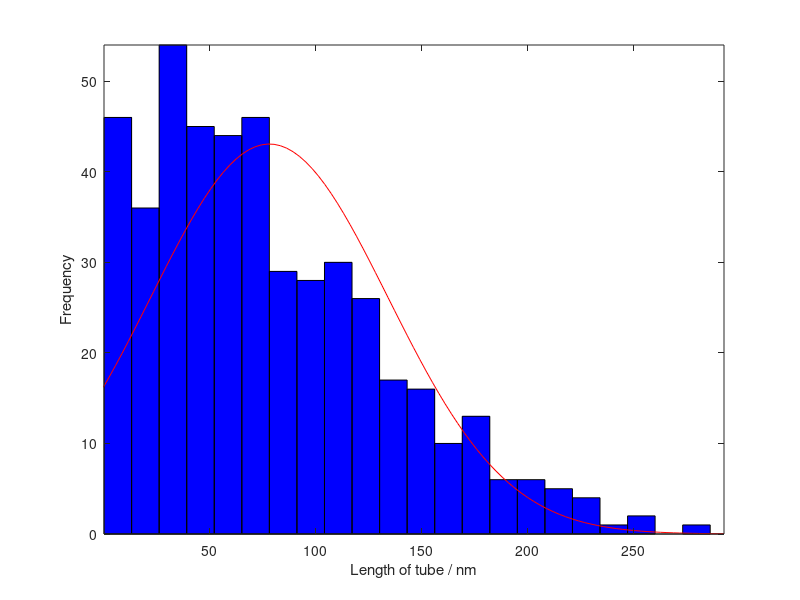

Write MATLAB code to recreate this figure.
%% Nanotube length loss linear model
% This models length loss of nanotubes over time as a linear function using
% normally distributed data. Input is a mean, standard deviation and sample
% size

stdev = 100; %standard deviation in tube length, in nm
mean = 1000; %mean tube length, in nm
sampleSize = 1000; %number of tubes
gaussDist1 = stdev.*randn(sampleSize,1) + mean;

deltaLoss = 10;%length loss per unit time, in nm per min
deltaTime = 100;%change in  time, in min

gaussDist2 = gaussDist1 - deltaLoss*deltaTime;%linear length loss function

for n = 1:length(gaussDist1)
    if gaussDist1(n,1) < 0
        gaussDist1(n,1) = 0;
    end
end
gaussDist1 = nonzeros(gaussDist1);

for n = 1:length(gaussDist2)
    if gaussDist2(n,1) < 0
        gaussDist2(n,1) = 0;
    end
end
gaussDist2 = nonzeros(gaussDist2);

v=length(nonzeros(gaussDist1));
disp(['Number of tubes at start: ',num2str(v)]);
v=length(nonzeros(gaussDist2));
disp(['Number of tubes at end: ',num2str(v)]);
clear v w;

hold on;
histfit(gaussDist1)
histfit(gaussDist2)
hold off;

xlim([0.1,inf]);
ylim([-inf,inf]);
xlabel('Length of tube / nm');
ylabel('Frequency');

clear gaussDist1 gaussDist2 deltaLoss deltaTime sampleSize stdev mean n